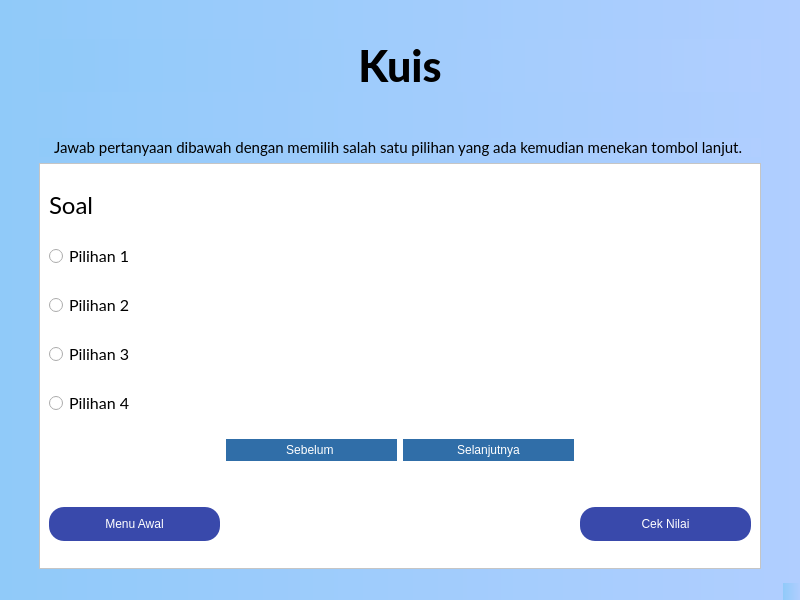
<?xml version="1.0" encoding="UTF-8"?>
<ui version="4.0">
 <class>Ui_kuis2</class>
 <widget class="QMainWindow" name="Ui_kuis2">
  <property name="geometry">
   <rect>
    <x>0</x>
    <y>0</y>
    <width>800</width>
    <height>600</height>
   </rect>
  </property>
  <property name="windowTitle">
   <string>MainWindow</string>
  </property>
  <property name="styleSheet">
   <string notr="true">background-color: qlineargradient(spread:pad, x1:0, y1:0, x2:1, y2:0, stop:0 #90caf9, stop:1 #b0ceff);</string>
  </property>
  <widget class="QWidget" name="centralwidget">
   <layout class="QHBoxLayout" name="horizontalLayout">
    <item>
     <layout class="QVBoxLayout" name="verticalLayout">
      <property name="leftMargin">
       <number>30</number>
      </property>
      <property name="topMargin">
       <number>30</number>
      </property>
      <property name="rightMargin">
       <number>30</number>
      </property>
      <item>
       <widget class="QLabel" name="label">
        <property name="font">
         <font>
          <family>Lato Heavy</family>
          <pointsize>32</pointsize>
         </font>
        </property>
        <property name="styleSheet">
         <string notr="true">background-color: qlineargradient(spread:pad, x1:0, y1:0, x2:1, y2:0, stop:0 #90caf9, stop:1 #b0ceff);</string>
        </property>
        <property name="text">
         <string>Kuis</string>
        </property>
        <property name="alignment">
         <set>Qt::AlignCenter</set>
        </property>
       </widget>
      </item>
      <item>
       <spacer name="verticalSpacer_3">
        <property name="orientation">
         <enum>Qt::Vertical</enum>
        </property>
        <property name="sizeType">
         <enum>QSizePolicy::Minimum</enum>
        </property>
        <property name="sizeHint" stdset="0">
         <size>
          <width>20</width>
          <height>40</height>
         </size>
        </property>
       </spacer>
      </item>
      <item>
       <widget class="QLabel" name="label_2">
        <property name="sizePolicy">
         <sizepolicy hsizetype="Preferred" vsizetype="Fixed">
          <horstretch>0</horstretch>
          <verstretch>0</verstretch>
         </sizepolicy>
        </property>
        <property name="font">
         <font>
          <family>Lato</family>
          <pointsize>11</pointsize>
         </font>
        </property>
        <property name="styleSheet">
         <string notr="true">background-color: qlineargradient(spread:pad, x1:0, y1:0, x2:1, y2:0, stop:0 #90caf9, stop:1 #b0ceff);</string>
        </property>
        <property name="text">
         <string>Jawab pertanyaan dibawah dengan memilih salah satu pilihan yang ada kemudian menekan tombol lanjut. </string>
        </property>
        <property name="alignment">
         <set>Qt::AlignCenter</set>
        </property>
       </widget>
      </item>
      <item>
       <widget class="QScrollArea" name="scrollArea">
        <property name="styleSheet">
         <string notr="true">background-color: rgb(255, 255, 255);</string>
        </property>
        <property name="widgetResizable">
         <bool>true</bool>
        </property>
        <widget class="QWidget" name="scrollAreaWidgetContents">
         <property name="geometry">
          <rect>
           <x>0</x>
           <y>0</y>
           <width>720</width>
           <height>381</height>
          </rect>
         </property>
         <layout class="QVBoxLayout" name="verticalLayout_2">
          <item>
           <widget class="QLabel" name="soal_kuis">
            <property name="sizePolicy">
             <sizepolicy hsizetype="Preferred" vsizetype="Fixed">
              <horstretch>0</horstretch>
              <verstretch>0</verstretch>
             </sizepolicy>
            </property>
            <property name="font">
             <font>
              <family>Lato</family>
              <pointsize>18</pointsize>
             </font>
            </property>
            <property name="text">
             <string>Soal</string>
            </property>
           </widget>
          </item>
          <item>
           <widget class="QRadioButton" name="pilihan1">
            <property name="font">
             <font>
              <family>Lato</family>
              <pointsize>12</pointsize>
             </font>
            </property>
            <property name="text">
             <string>Pilihan 1</string>
            </property>
           </widget>
          </item>
          <item>
           <widget class="QRadioButton" name="pilihan2">
            <property name="font">
             <font>
              <family>Lato</family>
              <pointsize>12</pointsize>
             </font>
            </property>
            <property name="text">
             <string>Pilihan 2</string>
            </property>
           </widget>
          </item>
          <item>
           <widget class="QRadioButton" name="pilihan3">
            <property name="font">
             <font>
              <family>Lato</family>
              <pointsize>12</pointsize>
             </font>
            </property>
            <property name="text">
             <string>Pilihan 3</string>
            </property>
           </widget>
          </item>
          <item>
           <widget class="QRadioButton" name="pilihan4">
            <property name="font">
             <font>
              <family>Lato</family>
              <pointsize>12</pointsize>
             </font>
            </property>
            <property name="text">
             <string>Pilihan 4</string>
            </property>
           </widget>
          </item>
          <item>
           <layout class="QGridLayout" name="gridLayout">
            <item row="3" column="0">
             <widget class="QPushButton" name="kembaliBtn">
              <property name="font">
               <font>
                <pointsize>-1</pointsize>
               </font>
              </property>
              <property name="styleSheet">
               <string notr="true">padding: 10px 15px;
font-size: 12px;
text-align: center;
cursor: pointer;
outline: none;
color: #fff;
background-color: #3949AB;
border: none;
border-radius: 15px;
box-shadow: 0 9px #999;</string>
              </property>
              <property name="text">
               <string>Menu Awal</string>
              </property>
              <property name="icon">
               <iconset>
                <normaloff>resource/1x/Asset 2.png</normaloff>resource/1x/Asset 2.png</iconset>
              </property>
             </widget>
            </item>
            <item row="2" column="0">
             <spacer name="verticalSpacer">
              <property name="orientation">
               <enum>Qt::Vertical</enum>
              </property>
              <property name="sizeType">
               <enum>QSizePolicy::Fixed</enum>
              </property>
              <property name="sizeHint" stdset="0">
               <size>
                <width>20</width>
                <height>40</height>
               </size>
              </property>
             </spacer>
            </item>
            <item row="1" column="3">
             <widget class="QPushButton" name="sebelumBtn">
              <property name="styleSheet">
               <string notr="true">padding: 4px 15px;
color: rgb(37, 179, 255);
font-size: 12px;
text-align: center;
cursor: pointer;
outline: none;
color: #fff;
background-color: #306ea8;
border: none;
border-radius: 15px;
box-shadow: 0 9px #999;</string>
              </property>
              <property name="text">
               <string>Sebelum </string>
              </property>
              <property name="icon">
               <iconset>
                <normaloff>resource/sebelumnya.png</normaloff>resource/sebelumnya.png</iconset>
              </property>
             </widget>
            </item>
            <item row="1" column="4">
             <widget class="QPushButton" name="pushButton_2">
              <property name="styleSheet">
               <string notr="true">padding: 4px 15px;
color: rgb(37, 179, 255);
font-size: 12px;
text-align: center;
cursor: pointer;
outline: none;
color: #fff;
background-color: #306ea8;
border: none;
border-radius: 15px;
box-shadow: 0 9px #999;</string>
              </property>
              <property name="text">
               <string>Selanjutnya</string>
              </property>
              <property name="icon">
               <iconset>
                <normaloff>resource/selanjutnya.png</normaloff>resource/selanjutnya.png</iconset>
              </property>
             </widget>
            </item>
            <item row="3" column="5">
             <widget class="QPushButton" name="nilaiBtn">
              <property name="font">
               <font>
                <pointsize>-1</pointsize>
               </font>
              </property>
              <property name="styleSheet">
               <string notr="true">padding: 10px 15px;
font-size: 12px;
text-align: center;
cursor: pointer;
outline: none;
color: #fff;
background-color: #3949AB;
border: none;
border-radius: 15px;
box-shadow: 0 9px #999;</string>
              </property>
              <property name="text">
               <string>Cek Nilai</string>
              </property>
              <property name="icon">
               <iconset>
                <normaloff>resource/cek_nilai_icon.png</normaloff>resource/cek_nilai_icon.png</iconset>
              </property>
             </widget>
            </item>
            <item row="2" column="5">
             <spacer name="verticalSpacer_2">
              <property name="orientation">
               <enum>Qt::Vertical</enum>
              </property>
              <property name="sizeType">
               <enum>QSizePolicy::Fixed</enum>
              </property>
              <property name="sizeHint" stdset="0">
               <size>
                <width>20</width>
                <height>40</height>
               </size>
              </property>
             </spacer>
            </item>
           </layout>
          </item>
         </layout>
        </widget>
       </widget>
      </item>
     </layout>
    </item>
   </layout>
  </widget>
  <widget class="QMenuBar" name="menubar">
   <property name="geometry">
    <rect>
     <x>0</x>
     <y>0</y>
     <width>800</width>
     <height>21</height>
    </rect>
   </property>
  </widget>
  <widget class="QStatusBar" name="statusbar"/>
 </widget>
 <resources>
  <include location="resource/kuis_res.qrc"/>
 </resources>
 <connections/>
</ui>
